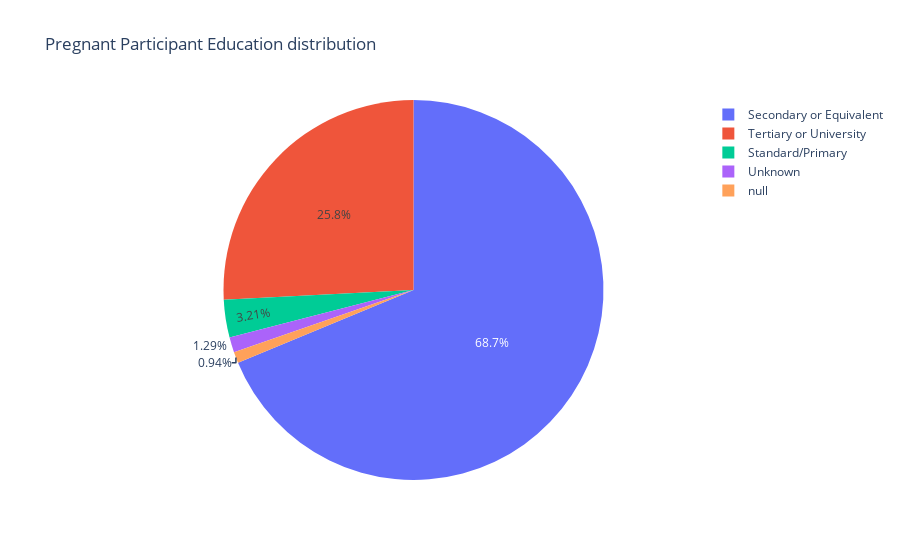

The notebook cell saved with this chart:
### Code cell
primary = df['educ'] == 1
sec = df['educ'] == 2
uni = df['educ'] == 3
none_values = df['educ'] == 4
unknown = df['educ'] == 99


primary_count = len(df[primary])
sec_count = len(df[sec])
uni_count = len(df[uni])
none_count = len(df[none_values])
unknown_count = len(df[unknown])

# Create a DataFrame with the marital status information
edu_data = {
    'Education': [edu_dict[1],edu_dict[2], edu_dict[3], edu_dict[4], edu_dict[99]],
    'Total Participants': [primary_count, sec_count, uni_count, none_count, unknown_count ]
}

edu_df = pd.DataFrame(edu_data)

fig = px.pie(edu_df, names='Education', values='Total Participants',
             title='Pregnant Participant Education distribution')
fig.show()

### Figure 1 — Plotly figure (JSON) as saved in the notebook; plotly's stock layout.template omitted (floating-point values rounded to 4 significant figures)
{"data": [{"domain": {"x": [0, 1], "y": [0, 1]}, "hovertemplate": "Education=%{label}<br>Total Participants=%{value}<extra></extra>", "labels": ["Standard/Primary", "Secondary or Equivalent", "Tertiary or University", null, "Unknown"], "legendgroup": "", "name": "", "showlegend": true, "type": "pie", "values": [65, 1390, 522, 19, 26]}], "layout": {"legend": {"tracegroupgap": 0}, "title": {"text": "Pregnant Participant Education distribution"}}}
